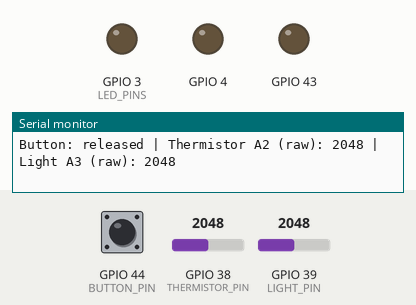
The sketch below on a simulated ESP32. On the bench: output pins drawn as LEDs (lit = HIGH), the last lines printed to the serial monitor. The inputs (shaded band) are chosen by the test bench; at power-on: GPIO 44 (BUTTON_PIN) HIGH, GPIO 38 (THERMISTOR_PIN) = 2048, GPIO 39 (LIGHT_PIN) = 2048 (analog values on the 0–4095 scale).

Above: at 1.2 s.
1.3 s: GPIO 44 (BUTTON_PIN) pulled LOW for 1 s
At 1.8 s:
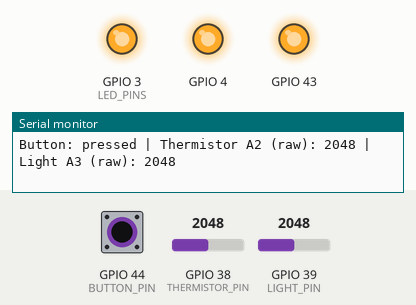
3.8 s: GPIO 44 (BUTTON_PIN) pulled LOW for 3.2 s
At 7.4 s:
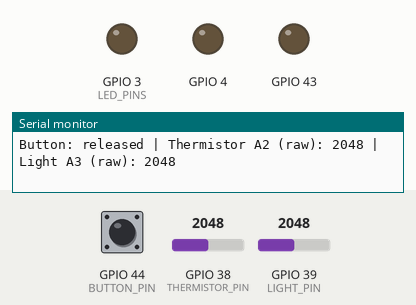
Timing chart, 0 to 8.9 s (numbered marks = the images above; inputs shaded):
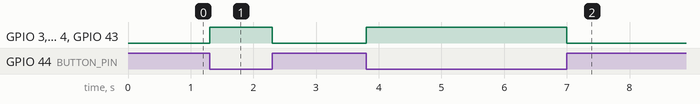

The sketch:

nano_esp32_class_pcb.ino
```cpp
// Agrotech class PCB connected to an Arduino Nano ESP32 with jumper wires.
// Wiring: https://agrotech-lab.github.io/tutorials/soldering-and-wires.html#nano-esp32
// Use the Nano ESP32 board definition, not a classic Nano or FireBeetle.
#include <Arduino.h>
#include <Wire.h>

const int THERMISTOR_PIN = A2;
const int LIGHT_PIN = A3;
const int BUTTON_PIN = D7;
const int LED_PINS[] = {D6, D3, D2};  // PCB LEDs D1, D2, D3

void scanI2C() {
  Serial.println("I2C devices responding:");
  int found = 0;
  for (uint8_t address = 8; address < 120; ++address) {
    Wire.beginTransmission(address);
    if (Wire.endTransmission() == 0) {
      Serial.print("  0x");
      if (address < 16) Serial.print('0');
      Serial.println(address, HEX);
      ++found;
    }
  }
  if (!found) Serial.println("  None. Check 3V3, GND, SDA and SCL.");
}

void setup() {
  Serial.begin(115200);
  pinMode(BUTTON_PIN, INPUT_PULLUP);  // Pressing SW2 connects D7 to GND.
  for (int pin : LED_PINS) {
    pinMode(pin, OUTPUT);
    digitalWrite(pin, LOW);
  }
  analogReadResolution(12);          // Raw readings: 0 to 4095.
  Wire.begin();                      // Nano ESP32: SDA = A4, SCL = A5.
  Wire.setClock(100000);
  Wire.setTimeOut(20);
}

void loop() {
  const bool pressed = digitalRead(BUTTON_PIN) == LOW;
  for (int pin : LED_PINS) digitalWrite(pin, pressed ? HIGH : LOW);

  static unsigned long lastReading = 0;
  static unsigned long lastScan = 0;
  const unsigned long now = millis();
  if (now - lastReading >= 250) {
    lastReading = now;
    Serial.print("Button: ");
    Serial.print(pressed ? "pressed" : "released");
    Serial.print(" | Thermistor A2 (raw): ");
    Serial.print(analogRead(THERMISTOR_PIN));
    Serial.print(" | Light A3 (raw): ");
    Serial.println(analogRead(LIGHT_PIN));
  }
  // Repeat so students can open the Serial Monitor after the board starts.
  if (now - lastScan >= 5000) {
    lastScan = now;
    scanI2C();
  }
}
```

Measured:
- after the input at 1.3 s, GPIO 3 (LED_PINS), GPIO 4, GPIO 43: LOW → HIGH at once, → LOW 1.0 s later
- after the input at 3.8 s, GPIO 3 (LED_PINS), GPIO 4, GPIO 43: LOW → HIGH at once, → LOW 3.2 s later
